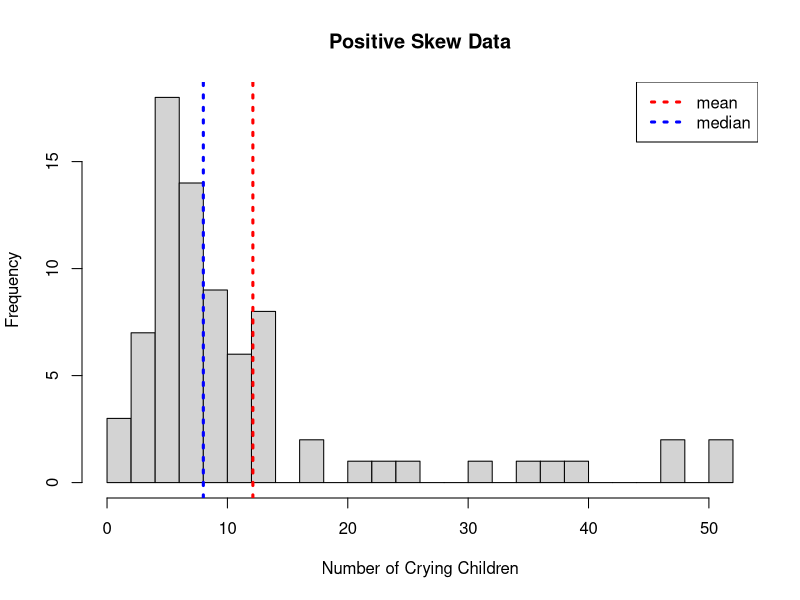
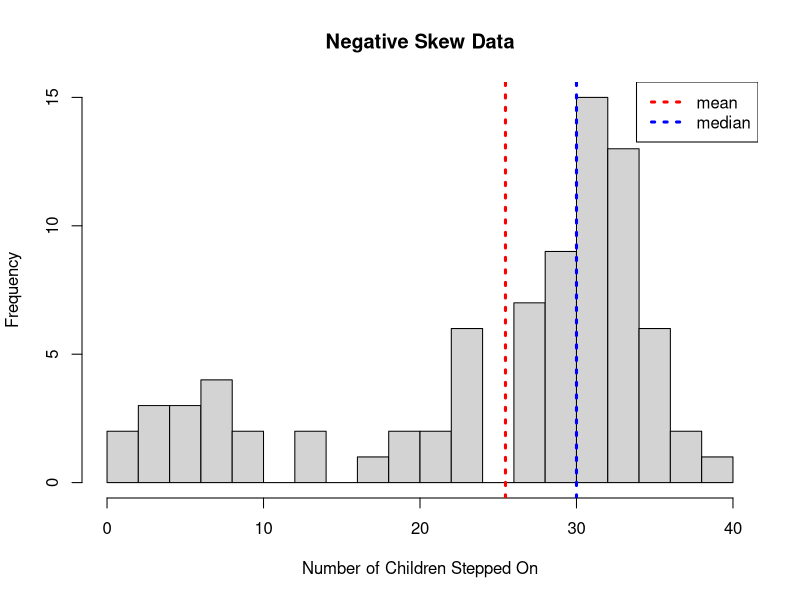
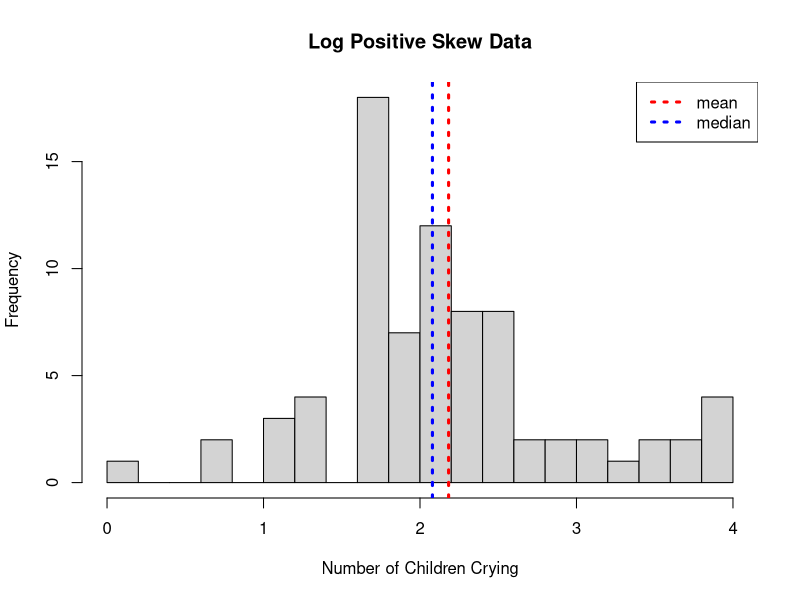
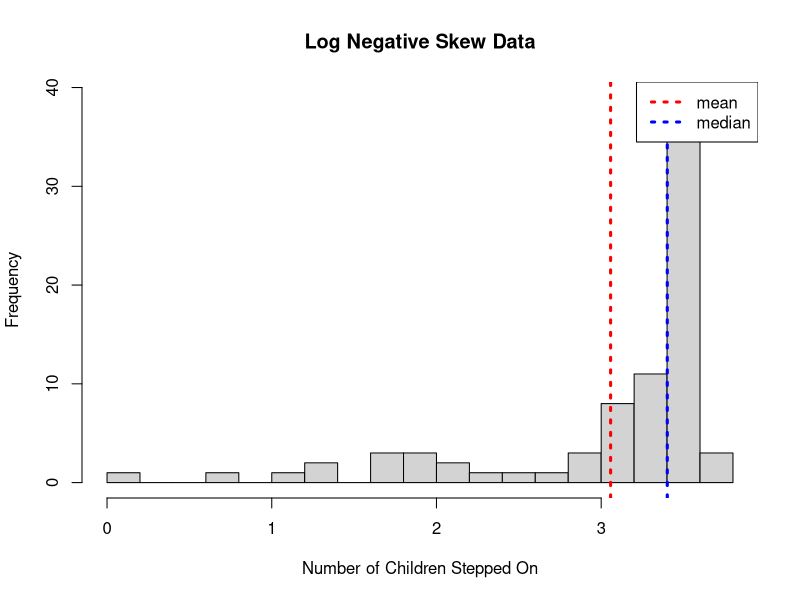
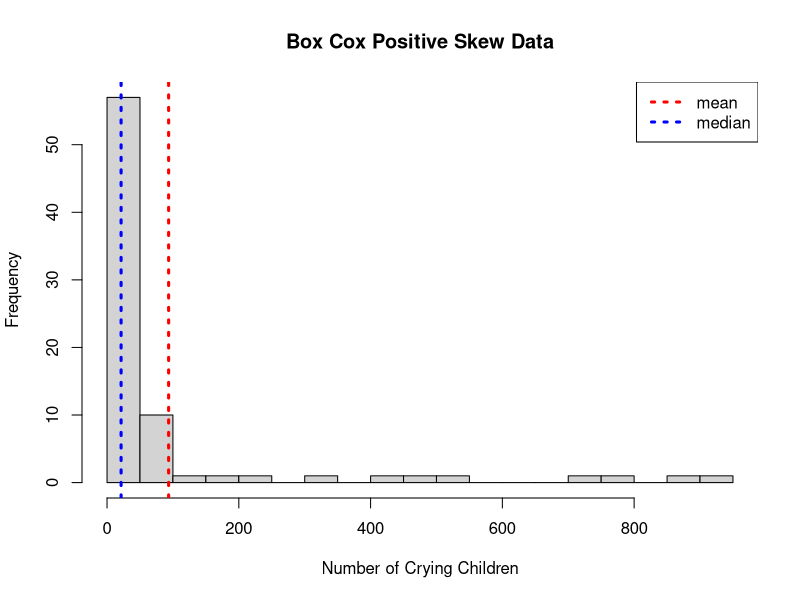
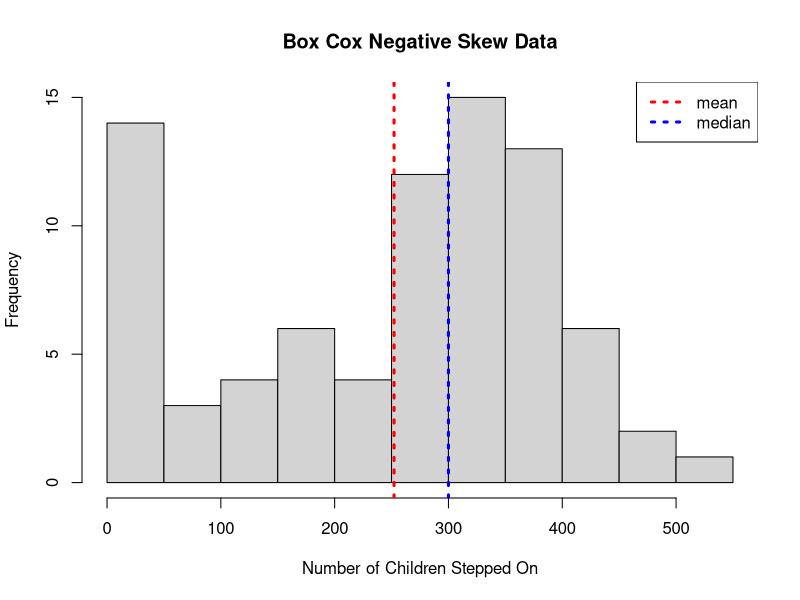
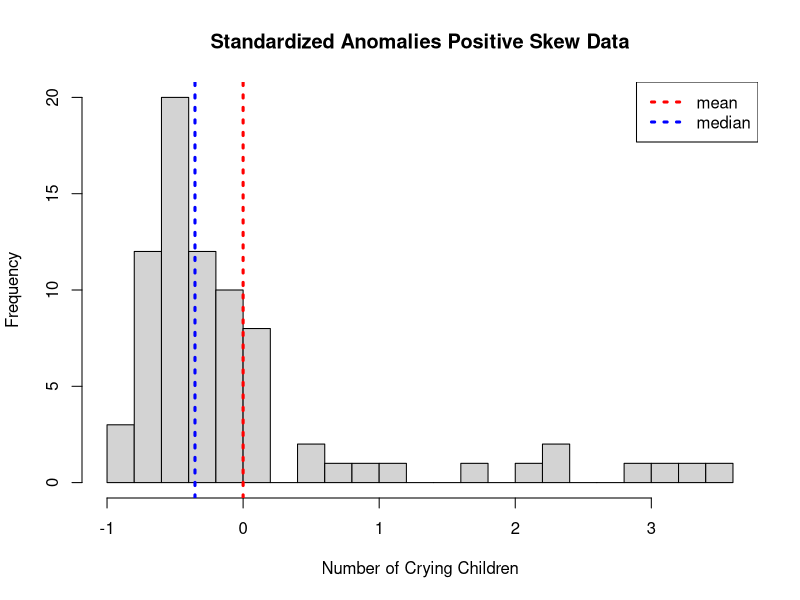
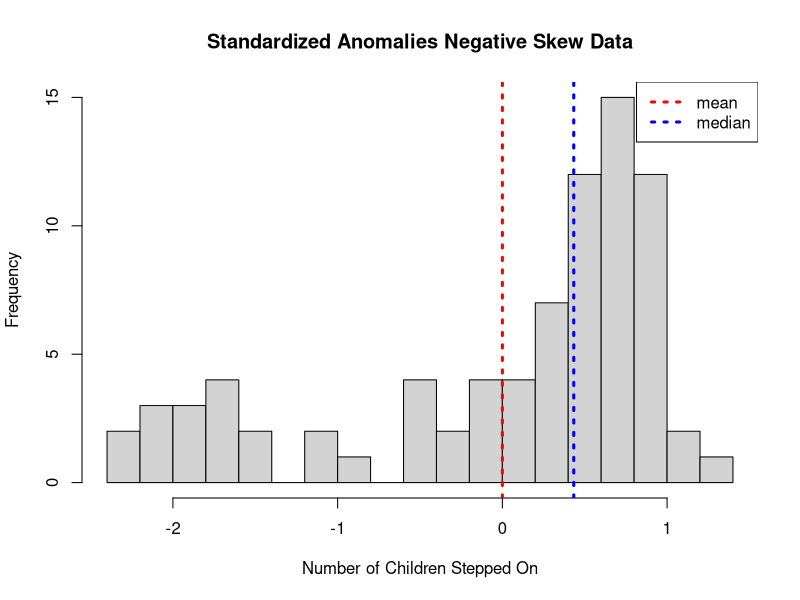

Write R code to recreate these figures, in order.
## ---- chunk 1
posskew = c(1, 2, 2, 3,3,3, 4,4,4,4, 5,5,5,5,5, 6,6,6,6,6,6,6,6,6,6,6,6,6, 7,7,7,7,7,7,7, 8,8,8,8,8,8,8, 9, 9, 9,9,9, 10,10, 10,10, 11,11,11, 11, 12 ,12, 13,13,13,13,13,13, 14,14, 17,21,23, 26, 17, 32, 36, 48, 38, 40, 47, 51, 52)

posmean = mean(posskew) #calculating the mean of positive skew data
posmed = median(posskew) #calculating the median of positive skew data

negskew = c(1,2,3,4,4,5,6,6,7,7,7,8,9,10, 13, 14, 17, 20, 20 ,21, 21, 23, 23, 24, 24, 24, 24, 27, 27, 27, 27, 28, 28, 28, 29 ,29, 29, 29, 30,30,30,30,30,31,31,31,31,31,31,31,32,32,32,32,32,32,32, 32, 33,33,33,33,33,33,33, 34,34,34,34,34,34,35,35,35,35,35,35,37,38,39)

negmean = mean(negskew) #calculating the mean of negative skew data
negmed = median(negskew) #calculating the median of negative skew data
## ---- chunk 2
#plotting positive skew data
hist(posskew, breaks = 21, xlab = "Number of Crying Children", ylab = "Frequency", main = "Positive Skew Data")
abline(v=posmean, col='red', lty=3, lwd=3) #add a vertical line for the mean
abline(v=posmed, col='blue', lty=3, lwd=3) #add a vertical line for the mean
legend('topright', legend=c("mean", "median"), lty=rep(3,4), lwd=rep(3,4), col=c("red","blue"))

#plotting negative skew data
hist(negskew, breaks = 21, xlab = "Number of Children Stepped On", ylab = "Frequency", main = "Negative Skew Data")
abline(v=negmean, col='red', lty=3, lwd=3) #add a vertical line for the mean
abline(v=negmed, col='blue', lty=3, lwd=3) #add a vertical line for the mean
legend('topright', legend=c("mean", "median"), lty=rep(3,4), lwd=rep(3,4), col=c("red","blue"))
## ---- chunk 3
#Transform positive data LOG

#First we transform initial datasets into log
logpos = log(posskew)
plogmean = mean(logpos)
plogmed = median(logpos)
#make histogram of transformed data
hist(logpos, breaks = 15, xlab = "Number of Children Crying", ylab = "Frequency", main = "Log Positive Skew Data")
abline(v=plogmean, col='red', lty=3, lwd=3) #add a vertical line for the mean
abline(v=plogmed, col='blue', lty=3, lwd=3) #add a vertical line for the mean
legend('topright', legend=c("mean", "median"), lty=rep(3,4), lwd=rep(3,4), col=c("red","blue")) 

#Transform negative data LOG
#transform negative data to log
logneg = log(negskew)
nlogmean = mean(logneg)
nlogmed = median(logneg)
#make histogram of transformed data
hist(logneg, breaks = 15, xlab = "Number of Children Stepped On", ylab = "Frequency", main = "Log Negative Skew Data")
abline(v=nlogmean, col='red', lty=3, lwd=3) #add a vertical line for the mean
abline(v=nlogmed, col='blue', lty=3, lwd=3) #add a vertical line for the mean
legend('topright', legend=c("mean", "median"), lty=rep(3,4), lwd=rep(3,4), col=c("red","blue"))
## ---- chunk 4
#first declare lambda L equal to 3
L = 3

#transform positive skew data 
bcpos = (posskew^(L-1))/L
pbcmean = mean(bcpos)
pbcmed = median(bcpos)
#make histogram 
hist(bcpos, breaks = 15, xlab = "Number of Crying Children", ylab = "Frequency", main = "Box Cox Positive Skew Data")
abline(v=pbcmean, col='red', lty=3, lwd=3) #add a vertical line for the mean
abline(v=pbcmed, col='blue', lty=3, lwd=3) #add a vertical line for the mean
legend('topright', legend=c("mean", "median"), lty=rep(3,4), lwd=rep(3,4), col=c("red","blue"))

#transform negative skew data
bcneg = (negskew^(L-1))/L
nbcmean = mean(bcneg)
nbcmed = median(bcneg)
#make histogram
hist(bcneg, breaks = 15, xlab = "Number of Children Stepped On", ylab = "Frequency", main = "Box Cox Negative Skew Data")
abline(v=nbcmean, col='red', lty=3, lwd=3) #add a vertical line for the mean
abline(v=nbcmed, col='blue', lty=3, lwd=3) #add a vertical line for the mean
legend('topright', legend=c("mean", "median"), lty=rep(3,4), lwd=rep(3,4), col=c("red","blue"))

## ---- chunk 5
#Transform positive skew data
#calculate the standard deviation of positive skew data
std = sd(posskew)
#calculate standardized anomalies for positive skew
z = (posskew - posmean)/std
pzmean = mean(z)
pzmed = median(z)
#make histogram
hist(z, breaks = 21, xlab = "Number of Crying Children", ylab = "Frequency", main = "Standardized Anomalies Positive Skew Data")
abline(v=pzmean, col='red', lty=3, lwd=3) #add a vertical line for the mean
abline(v=pzmed, col='blue', lty=3, lwd=3) #add a vertical line for the mean
legend('topright', legend=c("mean", "median"), lty=rep(3,4), lwd=rep(3,4), col=c("red","blue"))

#Transform negative skew data
#calculate the standard deviation of negative skew data
std = sd(negskew)
#calculate standardized anomalies for negative skew
z = (negskew - negmean)/std
nzmean = mean(z)
nzmed = median(z)
#Make histogram
hist(z, breaks = 21, xlab = "Number of Children Stepped On", ylab = "Frequency", main = "Standardized Anomalies Negative Skew Data")
abline(v=nzmean, col='red', lty=3, lwd=3) #add a vertical line for the mean
abline(v=nzmed, col='blue', lty=3, lwd=3) #add a vertical line for the mean
legend('topright', legend=c("mean", "median"), lty=rep(3,4), lwd=rep(3,4), col=c("red","blue"))

## ---- chunk 6
#Transform positive skew data
#take value squared
epos = posskew^2
pemean = mean(epos)
pemed = median(epos)
#Make histogram
hist(epos, breaks = 15, xlab = "Number of Crying Children", ylab = "Frequency", main = "Exponential Positive Skew Data")
abline(v=pemean, col='red', lty=3, lwd=3) #add a vertical line for the mean
abline(v=pemed, col='blue', lty=3, lwd=3) #add a vertical line for the mean
legend('topright', legend=c("mean", "median"), lty=rep(3,4), lwd=rep(3,4), col=c("red","blue"))

#Transform negative skew data 
#take value squared
eneg = negskew^2
nemean = mean(eneg)
nemed = median(eneg)
#make histogram
hist(eneg, breaks = 15, xlab = "Number of Children Stepped On", ylab = "Frequency", main = "Exponential Negative Skew Data")
abline(v=nemean, col='red', lty=3, lwd=3) #add a vertical line for the mean
abline(v=nemed, col='blue', lty=3, lwd=3) #add a vertical line for the mean
legend('topright', legend=c("mean", "median"), lty=rep(3,4), lwd=rep(3,4), col=c("red","blue"))
## ---- chunk 7
par(mfrow=c(5,2), mar=c(2,2,2,2)) #setting up a multi-panel figure

#Original Data
  #postive
hist(posskew, breaks = 21, xlab = "Number of Crying Children", ylab = "Frequency", main = "Positive Skew Data")
abline(v=posmean, col='red', lty=3, lwd=3) #add a vertical line for the mean
abline(v=posmed, col='blue', lty=3, lwd=3) #add a vertical line for the mean
legend('topright', legend=c("mean", "median"), lty=rep(3,4), lwd=rep(3,4), col=c("red","blue"))
  #negative
hist(negskew, breaks = 21, xlab = "Number of Children Stepped On", ylab = "Frequency", main = "Negative Skew Data")
abline(v=negmean, col='red', lty=3, lwd=3) #add a vertical line for the mean
abline(v=negmed, col='blue', lty=3, lwd=3) #add a vertical line for the mean
#legend('topright', legend=c("mean", "median"), lty=rep(3,4), lwd=rep(3,4), col=c("red","blue"))

#Log Scale
  #postive
hist(logpos, breaks = 15, xlab = "Number of Children Crying", ylab = "Frequency", main = "Log Positive Skew Data")
abline(v=plogmean, col='red', lty=3, lwd=3) #add a vertical line for the mean
abline(v=plogmed, col='blue', lty=3, lwd=3) #add a vertical line for the mean
#legend('topright', legend=c("mean", "median"), lty=rep(3,4), lwd=rep(3,4), col=c("red","blue")) 
  #negative
hist(logneg, breaks = 15, xlab = "Number of Children Stepped On", ylab = "Frequency", main = "Log Negative Skew Data")
abline(v=nlogmean, col='red', lty=3, lwd=3) #add a vertical line for the mean
abline(v=nlogmed, col='blue', lty=3, lwd=3) #add a vertical line for the mean
#legend('topright', legend=c("mean", "median"), lty=rep(3,4), lwd=rep(3,4), col=c("red","blue"))

#Box-Cox
  #postive
hist(bcpos, breaks = 15, xlab = "Number of Crying Children", ylab = "Frequency", main = "Box Cox Positive Skew Data")
abline(v=pbcmean, col='red', lty=3, lwd=3) #add a vertical line for the mean
abline(v=pbcmed, col='blue', lty=3, lwd=3) #add a vertical line for the mean
#legend('topright', legend=c("mean", "median"), lty=rep(3,4), lwd=rep(3,4), col=c("red","blue"))
  #negative
hist(bcneg, breaks = 15, xlab = "Number of Children Stepped On", ylab = "Frequency", main = "Box Cox Negative Skew Data")
abline(v=nbcmean, col='red', lty=3, lwd=3) #add a vertical line for the mean
abline(v=nbcmed, col='blue', lty=3, lwd=3) #add a vertical line for the mean
#legend('topright', legend=c("mean", "median"), lty=rep(3,4), lwd=rep(3,4), col=c("red","blue"))

#Standardized Anomalies
  #postive
hist(z, breaks = 21, xlab = "Number of Crying Children", ylab = "Frequency", main = "Standardized Anomalies Positive Skew Data")
abline(v=pzmean, col='red', lty=3, lwd=3) #add a vertical line for the mean
abline(v=pzmed, col='blue', lty=3, lwd=3) #add a vertical line for the mean
#legend('topright', legend=c("mean", "median"), lty=rep(3,4), lwd=rep(3,4), col=c("red","blue"))
  #negative
hist(z, breaks = 21, xlab = "Number of Children Stepped On", ylab = "Frequency", main = "Standardized Anomalies Negative Skew Data")
abline(v=nzmean, col='red', lty=3, lwd=3) #add a vertical line for the mean
abline(v=nzmed, col='blue', lty=3, lwd=3) #add a vertical line for the mean
#legend('topright', legend=c("mean", "median"), lty=rep(3,4), lwd=rep(3,4), col=c("red","blue"))

#Standardized anomalies
  #positive
hist(epos, breaks = 15, xlab = "Number of Crying Children", ylab = "Frequency", main = "Exponential Positive Skew Data")
abline(v=pemean, col='red', lty=3, lwd=3) #add a vertical line for the mean
abline(v=pemed, col='blue', lty=3, lwd=3) #add a vertical line for the mean
#legend('topright', legend=c("mean", "median"), lty=rep(3,4), lwd=rep(3,4), col=c("red","blue"))
  #negative
hist(eneg, breaks = 15, xlab = "Number of Children Stepped On", ylab = "Frequency", main = "Exponential Negative Skew Data")
abline(v=nemean, col='red', lty=3, lwd=3) #add a vertical line for the mean
abline(v=nemed, col='blue', lty=3, lwd=3) #add a vertical line for the mean
#legend('topright', legend=c("mean", "median"), lty=rep(3,4), lwd=rep(3,4), col=c("red","blue"))
